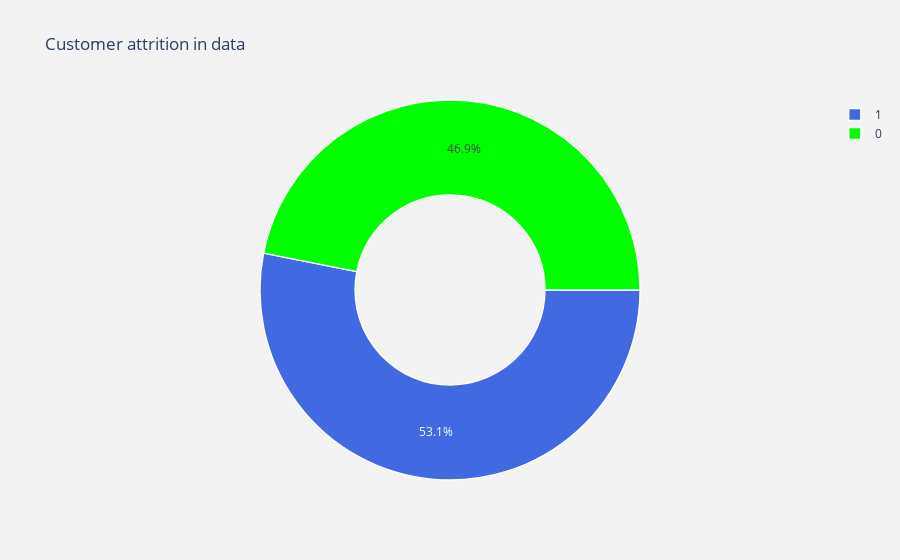

Notebook cell for this chart:
### Markdown cell above
## <a id='3.1'>3.1. Customer attrition in data</a>

### Code cell
#create pie chart of customer attrition
#labels
lab = df["bcva01"].value_counts().keys().tolist()
#values
val = df["bcva01"].value_counts().values.tolist()

trace = go.Pie(labels = lab ,
               values = val ,
               marker = dict(colors =  [ 'royalblue' ,'lime'],
                             line = dict(color = "white",
                                         width =  1.3)
                            ),
               rotation = 90,
               hoverinfo = "label+value+text",
               hole = .5
              )
layout = go.Layout(dict(title = "Customer attrition in data",
                        plot_bgcolor  = "rgb(243,243,243)",
                        paper_bgcolor = "rgb(243,243,243)",
                       )
                  )

data = [trace]
fig = go.Figure(data = data,layout = layout)
py.iplot(fig)

### Figure 1 — Plotly figure (JSON) as saved in the notebook; plotly's stock layout.template omitted (floating-point values rounded to 4 significant figures)
{"data": [{"hole": 0.5, "hoverinfo": "label+value+text", "labels": [1, 0], "marker": {"colors": ["royalblue", "lime"], "line": {"color": "white", "width": 1.3}}, "rotation": 90, "type": "pie", "values": [27722, 24481]}], "layout": {"paper_bgcolor": "rgb(243,243,243)", "plot_bgcolor": "rgb(243,243,243)", "title": {"text": "Customer attrition in data"}}}
